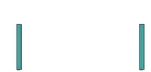
#> input picture unity/Assets/Resources/Ui/ui_timer_frame_nobg.png, 151 x 72 px
$ python -i retouch_hud_assets.py   (imports and definitions only)
#> lines starting #> are read from the running program, lines starting #| are printed output that depends on the picture; after the words box and inside, x2 and y2 are one past the last pixel; in counts of white or black regions, pixels touching at a corner belong together
### tools/unity_paths.py
"""Où un asset généré doit atterrir dans le projet Unity.

Pourquoi ce module existe
-------------------------
Tant que le dépôt portait Godot, les générateurs écrivaient tous dans `assets/`, et le moteur
lisait ce même dossier. Unity ne fonctionne pas ainsi : il y a **deux** emplacements, et ils ne se
valent pas.

* ``Assets/Art/`` — importé par l'éditeur, consommé par **référence de GUID**. C'est de là que
  ``BuildSpriteFrames`` tire les planches d'animation (ennemis, joueur, armes, ramassages). Un
  fichier posé là est visible dans le jeu **seulement** si un prefab, une scène ou un
  ``SpriteFramesAsset`` le cite.
* ``Assets/Resources/`` — chargé **par chemin** à l'exécution (``Resources.Load<Sprite>("Ui/…")``).
  Tout ce que le code va chercher par son nom doit être là, et **uniquement** ce qui sert : le
  dossier ``Resources`` est embarqué en entier dans le binaire.

Écrire dans le mauvais des deux ne lève aucune erreur. Le générateur annonce « écrit », le fichier
existe, le jeu affiche l'ancienne image — c'est le défaut favori de ce projet (« déclaré n'est pas
consommé »). D'où cette table, unique et explicite, plutôt qu'un chemin recopié dans vingt scripts.

Constat au moment de la bascule (audit des GUID, 2026-08-10) : la migration avait copié
``assets/`` en entier dans ``Art/``, puis n'avait câblé que le nécessaire. Les copies
``Art/sprites/ui`` et ``Art/sprites/grafts`` n'étaient citées par **rien** — le jeu chargeait les
exemplaires de ``Resources/Ui``. Elles ont été supprimées ; les icônes se génèrent désormais
directement là où le jeu les lit.
"""

from pathlib import Path

REPO_ROOT = Path(__file__).resolve().parent.parent
UNITY_ASSETS = REPO_ROOT / "unity" / "Assets"

ART = UNITY_ASSETS / "Art"
RESOURCES = UNITY_ASSETS / "Resources"
STREAMING = UNITY_ASSETS / "StreamingAssets"

# --- Familles de sprites dont TOUT le contenu est chargé par chemin -------------------------
_RESOURCE_FAMILIES = {
    "ui": RESOURCES / "Ui",
    "ui/frames": RESOURCES / "UiFrames",
    "grafts": RESOURCES / "Ui",       # les icônes de greffe partagent le dossier des icônes d'UI
}

# --- Familles consommées par GUID (planches d'animation, décor de scène) --------------------
_ART_FAMILIES = ("enemies", "player", "weapons", "pickups", "tileset", "environment", "vfx")

# --- Exceptions : fichiers de familles « Art » que le code charge malgré tout par chemin ----
# Ce sont exactement les noms cités dans ArenaRenderer / IntroScreen / VfxPrimitives. Les y
# ajouter sans câbler le chargement ne servirait qu'à alourdir le binaire.
_RUNTIME_FILES = {
    "environment/decor_column.png": RESOURCES / "Environment",
    "environment/tile_floor_stone.png": RESOURCES / "Environment",
    "environment/tile_pillar_stone.png": RESOURCES / "Environment",
    "environment/tile_terminal_corrupt_01.png": RESOURCES / "Environment",
    "environment/tile_wreck_machine.png": RESOURCES / "Environment",
    "tileset/tile_floor_glass.png": RESOURCES / "Environment",
    "vfx/intro_noyau.png": RESOURCES / "Vfx",
    "vfx/vfx_aura_fusionblade.png": RESOURCES / "Vfx",
    "vfx/vfx_particle_noyau.png": RESOURCES / "Vfx",
}


def sprite_dir(family: str) -> Path:
    """Dossier de sortie d'une famille de sprites (``"ui"``, ``"enemies/drone"``, ``"vfx"``…).

    Pour les familles dont quelques fichiers seulement sont chargés par chemin, préférer
    :func:`sprite_path`, qui traite ces exceptions nom par nom.
    """
    family = family.strip("/")

    if family in _RESOURCE_FAMILIES:
        return _RESOURCE_FAMILIES[family]

    head = family.split("/", 1)[0]
    if head in _ART_FAMILIES:
        return ART / "sprites" / family

    raise KeyError(
        f"Famille de sprites inconnue : {family!r}. "
        "Ajouter sa destination dans tools/unity_paths.py plutôt que de deviner un chemin."
    )


# [20 lines left out: functions sprite_path, audio_dir, not called in this run]


def font_dir() -> Path:
    """Polices, chargées par ``Resources.Load<Font>("Fonts/…")``."""
    return RESOURCES / "Fonts"


def data_dir() -> Path:
    """Données de tuning JSON, embarquées telles quelles dans le binaire."""
    return STREAMING / "data"


# [5 lines left out: function ensure, not called in this run]

### tools/retouch_hud_assets.py
"""
retouch_hud_assets.py
Chimera Protocol — Retouche automatique des assets HUD par masquage couleur.

Technique : conserver uniquement les pixels dont la teinte correspond aux éléments
UI (cyan #44FFEE et violet #AA44FF) avec saturation et luminosité suffisantes.
Rend le reste transparent. Pas de Photoshop nécessaire.
"""

import os
import sys
import numpy as np
from PIL import Image

SCRIPT_DIR  = os.path.dirname(os.path.abspath(__file__))
PROJECT_DIR = os.path.dirname(SCRIPT_DIR)
sys.path.insert(0, SCRIPT_DIR)
import unity_paths

SRC_IMG     = os.path.join(PROJECT_DIR, "idea", "idee_hud_chimera_core.png")
OUT_DIR     = str(unity_paths.sprite_dir("ui"))

# [1 line not run here, left out]


# ---------------------------------------------------------------------------
# Utilitaires numpy
# ---------------------------------------------------------------------------

def rgb_to_hsv_np(arr_float):
    """arr_float shape (H,W,3) valeurs 0-1 → retourne h(0-360), s(0-1), v(0-1)."""
    r, g, b = arr_float[:,:,0], arr_float[:,:,1], arr_float[:,:,2]
    v = np.maximum(np.maximum(r, g), b)
    mn = np.minimum(np.minimum(r, g), b)
    diff = v - mn

    s = np.where(v > 1e-6, diff / v, 0.0)

    h = np.zeros_like(v)
    nz = diff > 1e-6
    # Hue quand rouge domine
    mr = nz & (v == r)
    h[mr] = (60.0 * ((g[mr] - b[mr]) / diff[mr])) % 360.0
    # Hue quand vert domine
    mg = nz & (v == g)
    h[mg] = 60.0 * ((b[mg] - r[mg]) / diff[mg]) + 120.0
    # Hue quand bleu domine
    mb = nz & (v == b)
    h[mb] = 60.0 * ((r[mb] - g[mb]) / diff[mb]) + 240.0

    return h, s, v


def keep_hues(img_rgba: Image.Image,
              hue_ranges: list,
              sat_min: float = 0.25,
              val_min: float = 0.15,
              dilate_px: int = 1) -> Image.Image:
    """
    Conserve les pixels dont la teinte est dans l'un des intervalles (h_min, h_max),
    avec saturation >= sat_min et luminosité >= val_min.
    Les autres pixels deviennent transparents.
    dilate_px : dilate le masque (comble les trous de 1-2px liés à l'anti-aliasing).
    """
    arr = np.array(img_rgba, dtype=np.float32)
    rgb = arr[:,:,:3] / 255.0
    h, s, v = rgb_to_hsv_np(rgb)

    keep = np.zeros(arr.shape[:2], dtype=bool)
    for h_min, h_max in hue_ranges:
        if h_min <= h_max:
            band = (h >= h_min) & (h <= h_max)
        else:                              # intervalle qui croise 0°/360°
            band = (h >= h_min) | (h <= h_max)
        keep |= band & (s >= sat_min) & (v >= val_min)

    # Dilatation simple : un pixel est conservé si lui ou un voisin est dans le masque
    if dilate_px > 0:
        from numpy.lib.stride_tricks import sliding_window_view
        padded = np.pad(keep, dilate_px, mode='constant', constant_values=False)
        win = sliding_window_view(padded, (2*dilate_px+1, 2*dilate_px+1))
        keep = win.any(axis=(-2, -1))

    result = arr.copy()
    result[~keep, 3] = 0
    return Image.fromarray(result.astype(np.uint8), "RGBA")


def brighten_colored(img_rgba: Image.Image, factor: float = 2.0,
                     remove_dark_bg: bool = True, dark_thresh: int = 40) -> Image.Image:
    """
    Éclaircit les pixels colorés (saturation > 0.2) et retire le fond sombre.
    Utilisé pour l'icône Chimera Core.
    """
    arr = np.array(img_rgba, dtype=np.float32)
    rgb = arr[:,:,:3] / 255.0
    h, s, v = rgb_to_hsv_np(rgb)

    # Retire fond sombre
    if remove_dark_bg:
        r8 = arr[:,:,0].astype(int)
        g8 = arr[:,:,1].astype(int)
        b8 = arr[:,:,2].astype(int)
        dark = (r8 < dark_thresh) & (g8 < dark_thresh) & (b8 < dark_thresh + 20)
        arr[dark, 3] = 0

    # Éclaircit les pixels colorés (pas les noirs/gris)
    colored = s > 0.20
    arr[colored, :3] = np.clip(arr[colored, :3] * factor, 0, 255)

    return Image.fromarray(arr.astype(np.uint8), "RGBA")


def crop_retouch_save(img: Image.Image, box: tuple, out_name: str,
                      mode: str, target_size: tuple = None, **kwargs) -> None:
    """
    Crop → retouche (mode='hue'|'brighten') → redimensionne → sauvegarde.
    """
    region = img.crop(box)
    w_src, h_src = region.size
    region = region.convert("RGBA")

    if mode == 'hue':
        region = keep_hues(region, **kwargs)
    elif mode == 'brighten':
        region = brighten_colored(region, **kwargs)

    if target_size:
        w_max, h_max = target_size
        ratio = min(w_max / region.width, h_max / region.height)
        nw = max(1, int(region.width * ratio))
        nh = max(1, int(region.height * ratio))
        region = region.resize((nw, nh), Image.LANCZOS)

    out_path = os.path.join(OUT_DIR, out_name)
    region.save(out_path)
    fw, fh = region.size
    opaque = int(np.array(region)[:,:,3].astype(bool).sum())
    total  = fw * fh
    print(f"  [OK] {out_name}  {w_src}x{h_src} -> {fw}x{fh}  "
          f"opaque={opaque}/{total} ({100*opaque//total}%)")


# ---------------------------------------------------------------------------
# Teintes UI à conserver
# Cyan #44FFEE  → HSV ≈ 177°,  garder 155–200°
# Violet #AA44FF → HSV ≈ 270°, garder 255–290°
# Teal-vert concept #00BBCC → HSV ≈ 186°, inclus dans 155-200
# Blanc/gris lumineux des reflets → traité par val_min élevée dans les appels
# ---------------------------------------------------------------------------
CYAN_RANGE   = (155, 205)   # cyan + teal
VIOLET_RANGE = (250, 295)   # violet + bleu-violet

# Etendu pour capter les variations de couleur du concept (anti-aliasing, ombres)
FRAME_RANGES = [CYAN_RANGE, (130, 160), (205, 230)]   # cyan + nuances adjacentes


# ---------------------------------------------------------------------------
# Recette par asset
# ---------------------------------------------------------------------------

def retouch_all(img: Image.Image) -> None:
    w, h = img.size
    print(f"\n=== RETOUCHE  (image {w}×{h}) ===\n")

    # ------------------------------------------------------------------
    # 1. ui_panel_frame_nobg.png — cadre panneau stats gauche
    #    Garder : contours cyan du cadre, coins, séparateurs
    #    Rejeter : fond teal foncé, texte blanc baked, HP/XP baked
    # ------------------------------------------------------------------
    crop_retouch_save(
        img, (4, 21, 1092, 810),
        "ui_panel_frame_nobg.png",
        mode='hue',
        target_size=(300, 240),
        hue_ranges=FRAME_RANGES,
        sat_min=0.30,
        val_min=0.35,
        dilate_px=1,
    )

    # ------------------------------------------------------------------
    # 2. ui_timer_frame_nobg.png — cadre timer LCD
    #    Garder : crochets latéraux cyan, bordure fine
    #    Rejeter : "14:57" baked, fond gris
    # ------------------------------------------------------------------
    crop_retouch_save(
        img, (1310, 20, 1720, 215),
        "ui_timer_frame_nobg.png",
        mode='hue',
        target_size=(160, 72),
        hue_ranges=FRAME_RANGES,
        sat_min=0.28,
        val_min=0.30,
        dilate_px=1,
    )

    # ------------------------------------------------------------------
    # 3. ui_chimera_core_icon.png — icône hexagonale violette
    #    Garder : pixels violet + cyan saturés
    #    Retirer : fond noir, texte baked, zones grises
    #    + éclaircissement x1.8
    # ------------------------------------------------------------------
    # Passe 1 : masque par teinte violet + cyan
    region = img.crop((2370, 55, 2740, 365)).convert("RGBA")
    region = keep_hues(region,
                       hue_ranges=[CYAN_RANGE, VIOLET_RANGE, (290, 340)],
                       sat_min=0.25, val_min=0.15, dilate_px=2)
    # Passe 2 : éclaircissement des pixels colorés restants
    arr = np.array(region, dtype=np.float32)
    rgb_f = arr[:,:,:3] / 255.0
    _, s, _ = rgb_to_hsv_np(rgb_f)
    colored = (s > 0.15) & (arr[:,:,3] > 0)
    arr[colored, :3] = np.clip(arr[colored, :3] * 1.8, 0, 255)
    region = Image.fromarray(arr.astype(np.uint8), "RGBA")
    # Redimensionne
    region = region.resize((56, 56), Image.LANCZOS)
    out_path = os.path.join(OUT_DIR, "ui_chimera_core_icon.png")
    region.save(out_path)
    opaque = int(np.array(region)[:,:,3].astype(bool).sum())
    print(f"  [OK] ui_chimera_core_icon.png  56×56  opaque={opaque}/3136 ({100*opaque//3136}%)")

    # ------------------------------------------------------------------
    # Diagnostic : affiche un rapport de densité pour chaque asset
    # ------------------------------------------------------------------
    print()
    for name in ["ui_panel_frame_nobg.png", "ui_timer_frame_nobg.png",
                 "ui_chimera_core_icon.png"]:
        path = os.path.join(OUT_DIR, name)
        a = np.array(Image.open(path).convert("RGBA"))
        opaque  = int((a[:,:,3] > 128).sum())
        total   = a.shape[0] * a.shape[1]
        print(f"  densité {name:40s}  {opaque}/{total}  ({100*opaque//total}%)")


# ---------------------------------------------------------------------------
# Point d'entrée
# ---------------------------------------------------------------------------

# [9 lines not run here, left out]

>>> from PIL import Image
>>> picture = Image.open('../unity/Assets/Resources/Ui/ui_timer_frame_nobg.png')
#> picture is the input picture: PIL image 151x72 RGBA; mean R, G, B, A 3.5, 8, 7.9, 11.1
>>> result = retouch_all(picture)
#| === RETOUCHE  (image 151×72) ===
#> in crop_retouch_save, `region = img.crop(box)`:
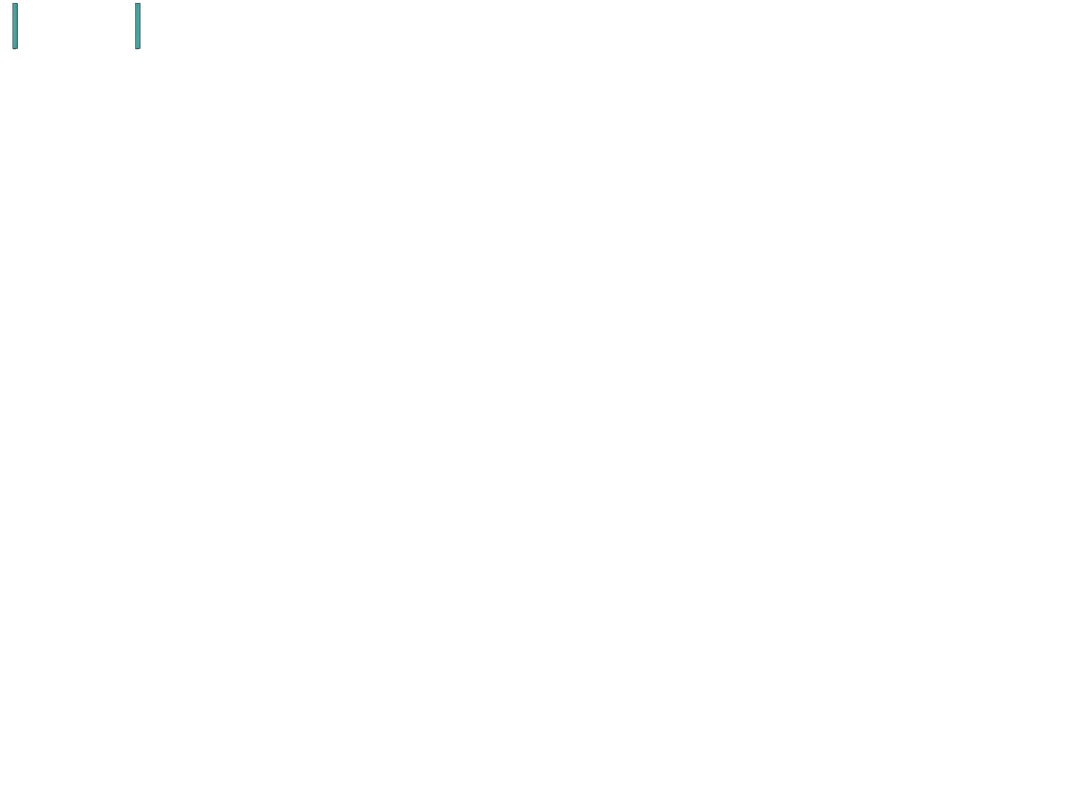
#> region: PIL image 1088x789 RGBA; mean R, G, B, A 0, 0.1, 0.1, 0.1; transparent parts drawn white
#> in keep_hues, `rgb = arr[:,:,:3] / 255.0`:
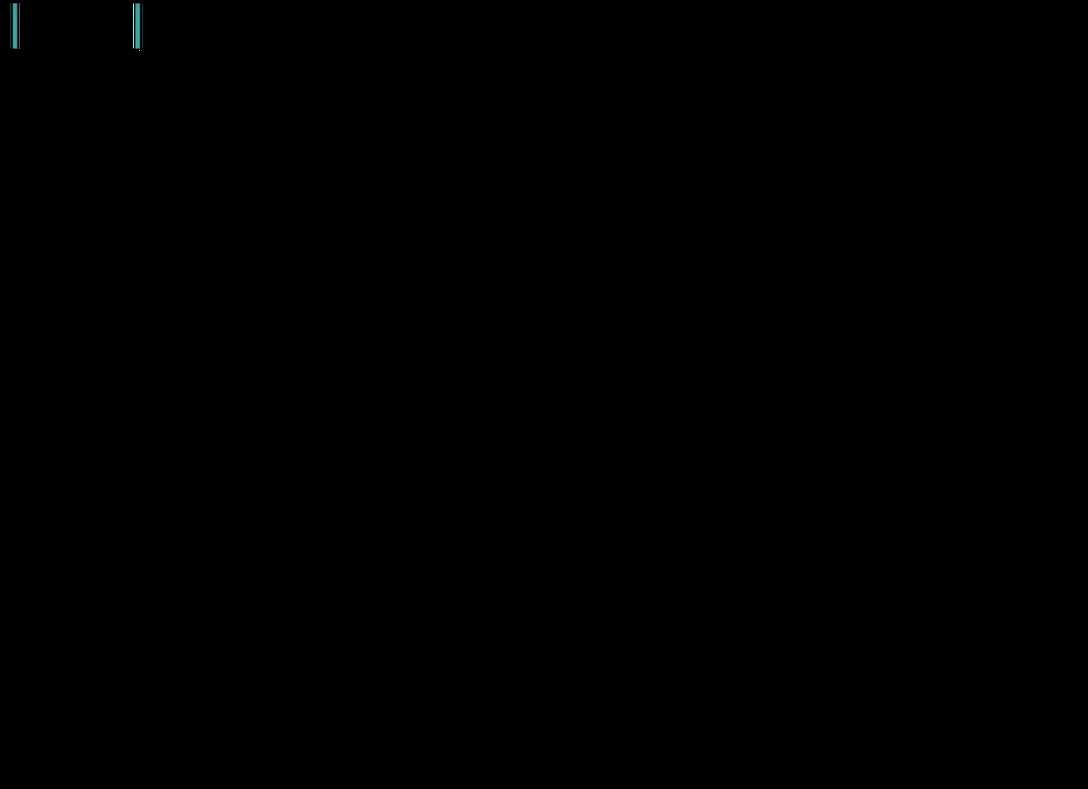
#> rgb: shape (789, 1088, 3) float32; mean R, G, B 0.000172, 0.000397, 0.000393
#> in rgb_to_hsv_np, `nz = diff > 1e-6`: nz: shape (789, 1088) bool; 0.08% white; 10 white regions (5 under 20 px), largest, box (x1, y1, x2, y2) and area: (12, 3, 18, 49) 276, (135, 3, 141, 49) 276, (10, 3, 11, 49) 46, (142, 3, 143, 48) 45, (133, 4, 134, 48) 44
#> in rgb_to_hsv_np, `mr = nz & (v == r)`: mr: shape (789, 1088) bool; 0% white in thin lines or dots, all inside (x1, y1, x2, y2) = (135, 50, 136, 51)
#> in rgb_to_hsv_np, `mg = nz & (v == g)`: mg: shape (789, 1088) bool; 0.06% white; 10 white regions (5 under 20 px), largest, box (x1, y1, x2, y2) and area: (135, 3, 141, 49) 205, (13, 3, 17, 49) 179, (10, 3, 11, 48) 45, (133, 4, 134, 48) 44, (142, 4, 143, 48) 44
#> in rgb_to_hsv_np, `h[mg] = 60.0 * ((b[mg] - r[mg]) / diff[mg]) + 120.0`:
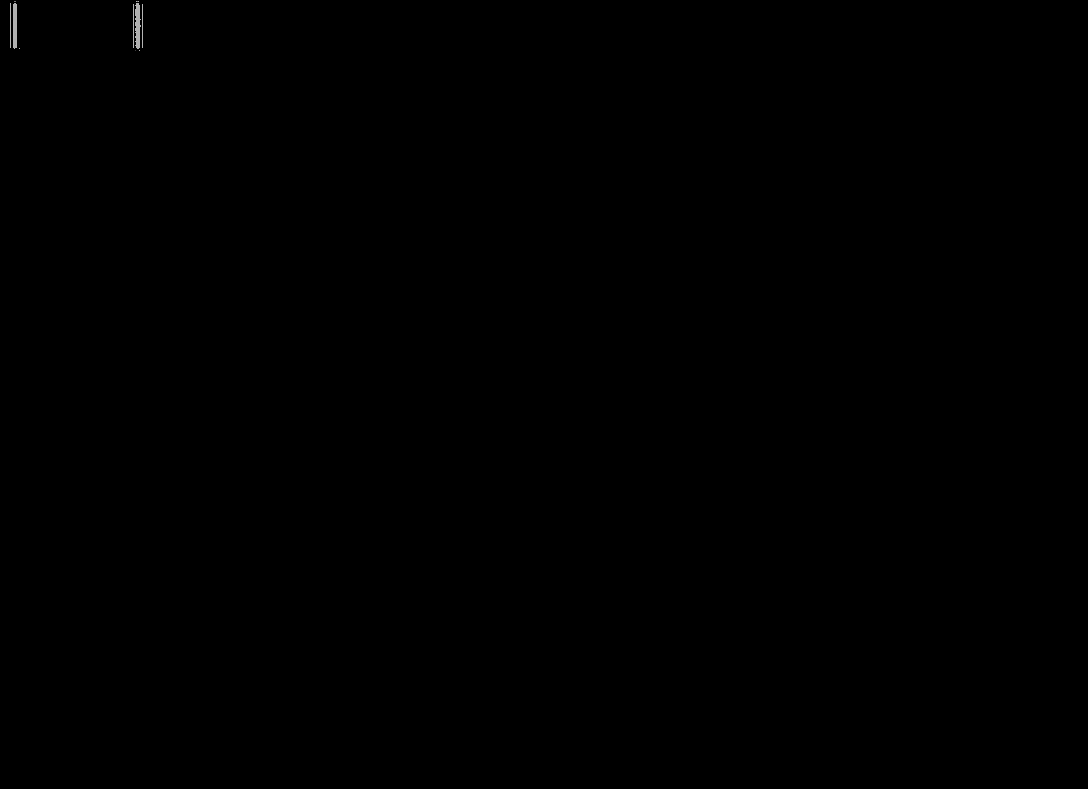
#> h: shape (789, 1088) float32; min 0, max 180, mean 0.1
#> in rgb_to_hsv_np, `mb = nz & (v == b)`: mb: shape (789, 1088) bool; 0.04% white in thin lines or dots, all inside (x1, y1, x2, y2) = (10, 1, 143, 51)
#> in rgb_to_hsv_np, `h[mb] = 60.0 * ((r[mb] - g[mb]) / diff[mb]) + 240.0`: h: shape (789, 1088) float32; 0.02% of pixels changed, all inside (x1, y1, x2, y2) = (10, 3, 143, 49)
#> in keep_hues, `padded = np.pad(keep, dilate_px, mode='constant', constant_values=False)`: padded: shape (791, 1090) bool; 0.05% white; 5 white regions (2 under 20 px), largest, box (x1, y1, x2, y2) and area: (136, 4, 141, 50) 227, (14, 4, 18, 50) 183, (134, 5, 135, 49) 44
#> in keep_hues, `keep = win.any(axis=(-2, -1))`: keep: shape (789, 1088) bool; 0.08% white; 2 white regions, box (x1, y1, x2, y2) and area: (132, 2, 141, 52) 431, (12, 2, 21, 50) 296
#> in crop_retouch_save, `opaque = int(np.array(region)[:,:,3].astype(bool).sum())`: opaque = 112
#|   [OK] ui_panel_frame_nobg.png  1088x789 -> 300x217  opaque=112/65100 (0%)
#> in crop_retouch_save (call 2), `region = img.crop(box)`: region: PIL image 410x195 RGBA; every value is 0
#> in keep_hues (call 2), `arr = np.array(img_rgba, dtype=np.float32)`: arr: shape (195, 410, 4) float32; every value is 0
#> in keep_hues (call 2), `rgb = arr[:,:,:3] / 255.0`: rgb: shape (195, 410, 3) float32; every value is 0
#> in rgb_to_hsv_np (call 2), `nz = diff > 1e-6`: nz: shape (195, 410) bool; every value is 0
#> in keep_hues (call 2), `padded = np.pad(keep, dilate_px, mode='constant', constant_values=False)`: padded: shape (197, 412) bool; every value is 0
#> in crop_retouch_save (call 2), `region = region.resize((nw, nh), Image.LANCZOS)`: region: PIL image 151x72 RGBA; every value is 0
#|   [OK] ui_timer_frame_nobg.png  410x195 -> 151x72  opaque=0/10872 (0%)
#> in retouch_all, `region = img.crop((2370, 55, 2740, 365)).convert("RGBA")`: region: PIL image 370x310 RGBA; every value is 0
#> in keep_hues (call 3), `arr = np.array(img_rgba, dtype=np.float32)`: arr: shape (310, 370, 4) float32; every value is 0
#> in keep_hues (call 3), `rgb = arr[:,:,:3] / 255.0`: rgb: shape (310, 370, 3) float32; every value is 0
#> in rgb_to_hsv_np (call 3), `nz = diff > 1e-6`: nz: shape (310, 370) bool; every value is 0
#> in keep_hues (call 3), `padded = np.pad(keep, dilate_px, mode='constant', constant_values=False)`: padded: shape (314, 374) bool; every value is 0
#> in retouch_all, `region = region.resize((56, 56), Image.LANCZOS)`: region: PIL image 56x56 RGBA; every value is 0
#> in retouch_all, `opaque = int(np.array(region)[:,:,3].astype(bool).sum())`: opaque = 0
#|   [OK] ui_chimera_core_icon.png  56×56  opaque=0/3136 (0%)
#> in retouch_all, `opaque  = int((a[:,:,3] > 128).sum())`: opaque = 48
#|   densité ui_panel_frame_nobg.png                   48/65100  (0%)
